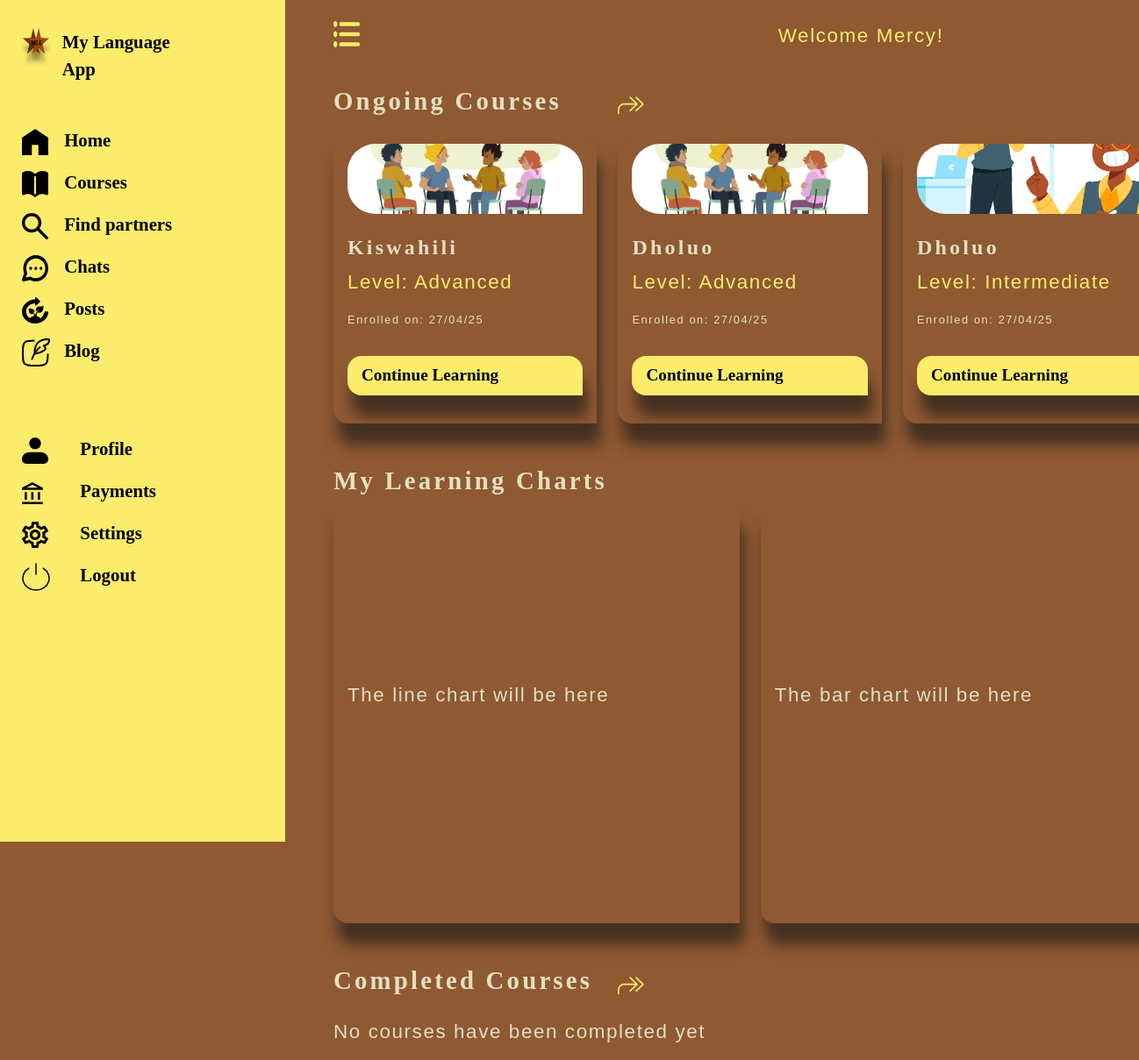
The app's page /dashboard/ (signed in), older data.
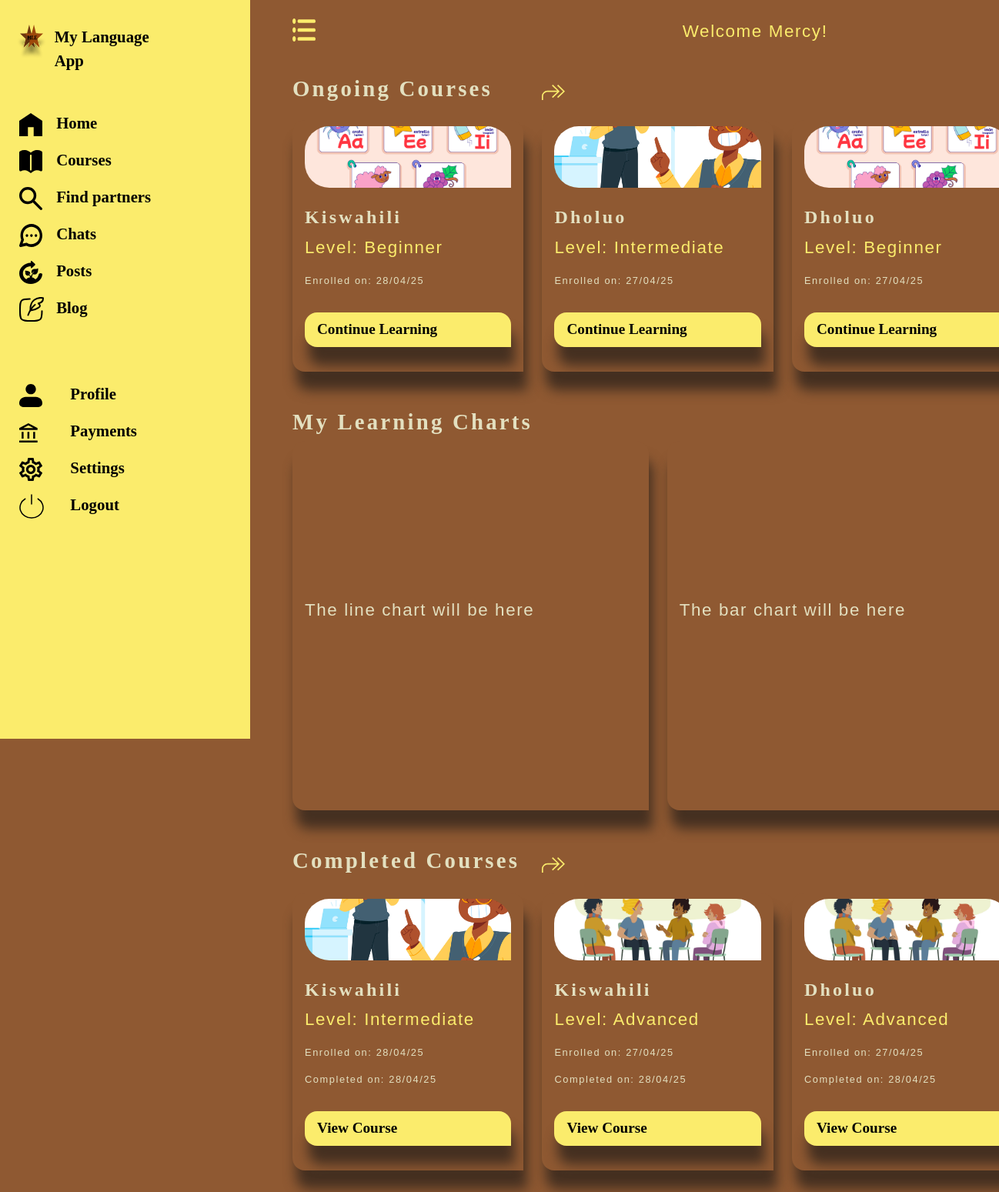
The same page, newer data.
### lang_app/models.py (models this page shows, shortened)
class EnrolledCourses(models.Model):
    course_name=models.ForeignKey(Course,on_delete=models.CASCADE, related_name='courses')
    course_level =models.CharField(choices=LEVEL_CHOICES, max_length=255, default='beginner')
    student=models.ForeignKey(MyUser,on_delete=models.CASCADE, related_name='students')
    enrolment_date=models.DateTimeField(auto_now_add=True)
    is_enrolled=models.BooleanField(default=False)
    is_completed=models.BooleanField(default=False)
    completion_date=models.DateTimeField(blank=True, null=True)
    slug = AutoSlugField(populate_from=enroll_slug_populate, unique=True, always_update=False, editable=False)
    class Meta:
        unique_together = ('student', 'course_name', 'course_level')

class Course(models.Model):
    course_name=models.CharField(max_length=255)
    course_level=models.CharField(choices=LEVEL_CHOICES, max_length=255, default='beginner')
    instructor_name=models.CharField(max_length=255)
    difficulty = models.IntegerField(choices=DIFFICULTY_CHOICES, default=1)
    slug = AutoSlugField(populate_from=course_slug_populate, unique=True, always_update=False, editable=False)
    class Meta:
        ordering = ['course_name','difficulty']

### lang_app/views.py (the view)
# urls.py: path('dashboard/', views.main_dashboard, name='dashboard'),
@login_required
def main_dashboard(request):
    enrolled_courses=EnrolledCourses.objects.filter(student=request.user,is_completed=False).order_by('-enrolment_date')[:3]
    completed_courses = EnrolledCourses.objects.filter(student=request.user,is_completed=True).order_by('-enrolment_date')[:3]
    context={"enrolled_courses":enrolled_courses, "completed_courses":completed_courses}
    return render(request, 'main-dashboard.html', context)

### lang_app/templates/main-dashboard.html
{% extends 'dashboard-base.html' %}
{% load static %}
 {% block welcome %}
 <p class="a-link text-right">Welcome {{ user.last_name|capfirst }}!</p>
{% endblock %}
{% block content %}
    <section>
    <a href="{% url 'ongoing-courses' %}">
        <div class="row align-items-center mb-3">
            <h3 class="col-md-4">Ongoing Courses</h3>
            <div class="col-md-1">
                 <img src="{% static 'images/more-btn.svg' %}" alt="view-all-ongoing-courses" class="img-fluid">
            </div>
        </div>
    </a>
    <div class="row mt-1 blogs">
    {% for enrolled in enrolled_courses %}
    <div class="col-md-4 justify-content-between mb-5">
    <div class="course-items">
        {% if enrolled.course_level == 'beginner' %}
             <img src="{% static 'images/beginner-level.jpg' %}" alt="course-image" class="img-fluid course-image">
        {% elif enrolled.course_level == 'intermediate' %}
             <img src="{% static 'images/intermediate-level.jpg' %}" alt="course-image" class="img-fluid course-image">
        {% elif enrolled.course_level == 'advanced' %}
             <img src="{% static 'images/advanced-level.jpg' %}" alt="course-image" class="img-fluid course-image">
        {% endif %}
          <h2 class="mt-4">{{ enrolled.course_name.course_name|capfirst }}</h2>
          <p class="a-link">Level: {{ enrolled.course_level|capfirst }}</p>
          <p class="small-date">Enrolled on: {{ enrolled.enrolment_date|date:'d/m/y' }}</p>
          <a href="{% url 'course-modules' enrolled.slug %}" class="sign-in-btn-new mt-3">Continue Learning</a>
    </div>
        </div>
        {% empty %}
        <p>You have no ongoing course at the moment</p>
    {% endfor %}
    </div>
     <h3 class="col-md-4">My Learning Charts</h3>
    <div class="row mt-1 blogs">
    <div class="col-md-6 justify-content-between mb-5">
    <div class="course-items charts">
       <p>The line chart will be here</p>
    </div>
    </div>
     <div class="col-md-6 justify-content-between mb-5">
    <div class="course-items charts">
       <p>The bar chart will be here</p>
    </div>
    </div>
    </div>
<a href="{% url 'completed-courses' %}">
        <div class="row align-items-center mb-3">
            <h3 class="col-md-4">Completed Courses</h3>
           <div class="col-md-1">
                 <img src="{% static 'images/more-btn.svg' %}" alt="view-all-ongoing-courses" class="img-fluid">
            </div>
        </div>
    </a>
    <div class="row mt-1 blogs">
    {% for enrolled in completed_courses %}
    <div class="col-md-4 justify-content-between mb-5">
    <div class="course-items">
        {% if enrolled.course_level == 'beginner' %}
             <img src="{% static 'images/beginner-level.jpg' %}" alt="course-image" class="img-fluid course-image">
        {% elif enrolled.course_level == 'intermediate' %}
             <img src="{% static 'images/intermediate-level.jpg' %}" alt="course-image" class="img-fluid course-image">
        {% elif enrolled.course_level == 'advanced' %}
             <img src="{% static 'images/advanced-level.jpg' %}" alt="course-image" class="img-fluid course-image">
        {% endif %}
          <h2 class="mt-4">{{ enrolled.course_name.course_name|capfirst }}</h2>
          <p class="a-link">Level: {{ enrolled.course_level|capfirst }}</p>
          <p class="small-date">Enrolled on: {{ enrolled.enrolment_date|date:'d/m/y' }}</p>
          <p class="small-date">Completed on: {{ enrolled.completion_date|date:'d/m/y' }}</p>
          <a href="{% url 'course-modules' enrolled.slug %}" class="sign-in-btn-new mt-3">View Course</a>
    </div>
        </div>
        {% empty %}
        <p>No courses have been completed yet</p>
    {% endfor %}
    </div>
    </section>
{% endblock %}

Row changes from the older to the newer data that the page shows:
added EnrolledCourses: course_name.course_name "Kiswahili", course_level "Beginner", enrolment_date "28/04/25", shown under "Ongoing Courses"
now on this page (row unchanged): EnrolledCourses: course_name.course_name "Dholuo", course_level "Beginner", enrolment_date "27/04/25", shown under "Ongoing Courses"
added EnrolledCourses: course_name.course_name "Kiswahili", course_level "Intermediate", enrolment_date "28/04/25", completion_date "28/04/25", shown under "Completed Courses"
changed EnrolledCourses (number 5 of 6 on the later page): moves from the list under "Ongoing Courses" to the list under "Completed Courses"
changed EnrolledCourses (number 6 of 6 on the later page): moves from the list under "Ongoing Courses" to the list under "Completed Courses"
Text that changed along with them:
text no longer shown: "No courses have been completed yet"
